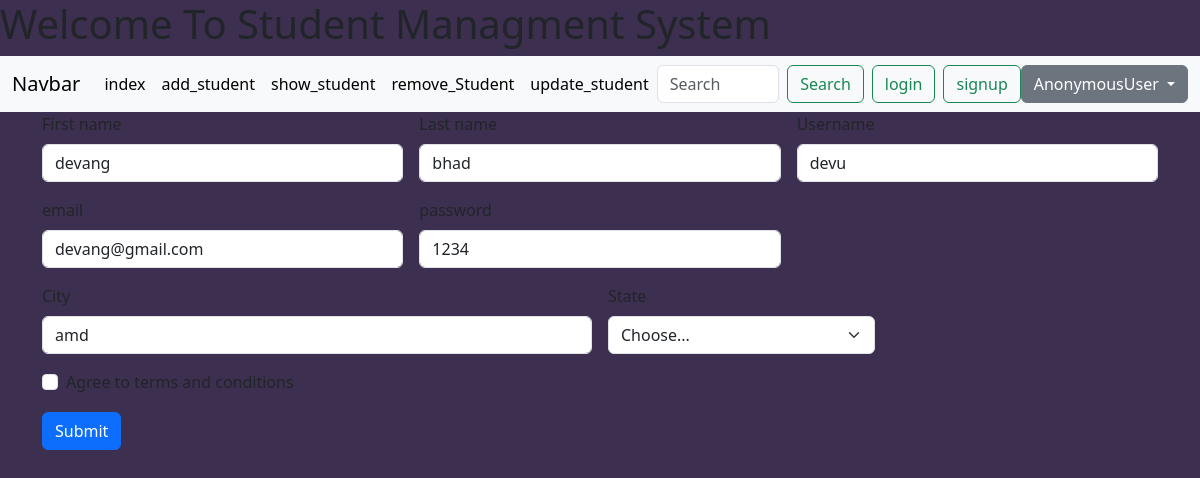
The page /update_student/5 on the database its author committed.
### myapp/models.py (models this page shows)
class student(models.Model):
    firstname=models.CharField(max_length=40)
    lastname=models.CharField(max_length=40)
    username=models.CharField(max_length=40)
    email=models.EmailField(max_length=40)
    password=models.CharField(max_length=30)
    city=models.CharField(max_length=40)
    state=models.CharField(max_length=40)

### myapp/views.py (the view, shortened to what this page needs)
# urls.py: path('update_student/',views.update_student , name='update_student'),
def update_student(request,id=0):
    st=student.objects.get(id=id)
    return render(request,'update_student.html',{'st':st})

### myapp/templates/update_student.html (shortened to what this page needs)
<!DOCTYPE html>
<html lang="en">
<head>
    <link href="https://cdn.jsdelivr.net/npm/bootstrap@5.3.2/dist/css/bootstrap.min.css" rel="stylesheet"
>
</head>
<body style="background-color: rgb(61, 47, 79);">
    <h1>Welcome To Student Managment System </h1>
    <nav class="navbar navbar-expand-lg bg-body-tertiary">
        <div class="container-fluid">
            <a class="navbar-brand" href="#">Navbar</a>
            <div class="collapse navbar-collapse" id="navbarSupportedContent">
                <ul class="navbar-nav me-auto mb-2 mb-lg-0">
                    <li class="nav-item">
                        <a class="nav-link active" aria-current="page" href="/">index</a>
                    </li>
                    <li class="nav-item">
                        <a class="nav-link active" aria-current="page" href="/add_student">add_student</a>
                    </li>
                    <li class="nav-item">
                        <a class="nav-link active" aria-current="page" href="/show_student">show_student</a>
                    </li>
                    <li class="nav-item">
                        <a class="nav-link active" aria-current="page" href="/remove_student">remove_Student</a>
                    </li>
                    <li class="nav-item">
                        <a class="nav-link active" aria-current="page" href="/update_student">update_student</a>
                    </li>
                </ul>
                <form class="d-flex" role="search">
                    <input class="form-control me-2" type="search" placeholder="Search" aria-label="Search">
                    <button class="btn btn-outline-success" type="submit">Search</button>
                    <button class="btn btn-outline-success mx-2" type="button" data-bs-toggle="modal"
                        data-bs-target="#loginmodal">login</button>
                    <button class="btn btn-outline-success" type="button" data-bs-toggle="modal"
                        data-bs-target="#signupmodal">signup</button>
                    <div class="dropdown">
                        <a class="btn btn-secondary dropdown-toggle" href="#" role="button" data-bs-toggle="dropdown"
                            aria-expanded="false">
                            {{user}}
                        </a>
                    </div>
                </form>
            </div>
        </div>
    </nav>
    <div class="container">
        <form class="row g-3 needs-validation" novalidate method="post">
            <div class="col-md-4">
                <label for="validationCustom01" class="form-label">First name</label>
                <input type="text" class="form-control" name="firstname"  value="{{st.firstname}}" id="validationCustom01" required>
            </div>
            <div class="col-md-4">
                <label for="validationCustom02" class="form-label">Last name</label>
                <input type="text" class="form-control" name="lastname"  value="{{st.lastname}}" id="validationCustom02" required>
            </div>
            <div class="col-md-4">
                <label for="validationCustomUsername" class="form-label">Username</label>
                <div class="input-group has-validation">
                    <input type="text" class="form-control" name="username"  value="{{st.username}}"    id="validationCustomUsername"
                        aria-describedby="inputGroupPrepend" required>
                </div>
            </div>
            <div class="col-md-4">
                <label for="validationCustom02" class="form-label">email</label>
                <input type="email" class="form-control" name="email"   value="{{st.email}}" id="validationCustom02" required>
            </div>
            <div class="col-md-4">
                <label for="validationCustom02" class="form-label">password</label>
                <input type="text" class="form-control" name="password" value="{{st.password}}"  id="validationCustom02" required>
            </div>
            <div class="col-md-6">
                <label for="validationCustom03" class="form-label">City</label>
                <input type="text" class="form-control" name="city" value="{{st.city}}"    id="validationCustom03" required>
            </div>
            <div class="col-md-3">
                <label for="validationCustom04" class="form-label">State</label>
                <select class="form-select" name="state"   value="{{st.state}}" id="validationCustom04" required>
                    <option selected disabled value="">Choose...</option>
                </select>
            </div>
            <div class="col-12">
                <div class="form-check">
                    <input class="form-check-input" type="checkbox" value="" id="invalidCheck" required>
                    <label class="form-check-label" for="invalidCheck">
                        Agree to terms and conditions
                    </label>
                </div>
            </div>
            <div class="col-12">
               <input   class="btn btn-primary"  type="submit"  >
            </div>
        </form>
    </div>
</body>
</html>

### rows shown on the page
student: firstname "devang", lastname "bhad", username "devu", email "devang@gmail.com", password "1234", city "amd"

### other values the page prints
{{ user }} "AnonymousUser"
